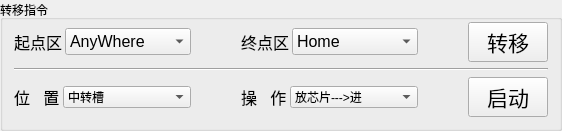
         <widget class="QGroupBox" name="groupBox_9">
          <property name="title">
           <string>转移指令</string>
          </property>
          <layout class="QVBoxLayout" name="verticalLayout_6">
           <property name="topMargin">
            <number>2</number>
           </property>
           <item>
            <layout class="QHBoxLayout" name="horizontalLayout_2" stretch="0,0,0">
             <property name="spacing">
              <number>50</number>
             </property>
             <item>
              <layout class="QHBoxLayout" name="horizontalLayout_4" stretch="0,5">
               <property name="spacing">
                <number>3</number>
               </property>
               <item>
                <widget class="QLabel" name="label_17">
                 <property name="font">
                  <font>
                   <pointsize>12</pointsize>
                  </font>
                 </property>
                 <property name="text">
                  <string>起点区</string>
                 </property>
                </widget>
               </item>
               <item>
                <widget class="QComboBox" name="comboBox_StartPos">
                 <property name="font">
                  <font>
                   <pointsize>12</pointsize>
                  </font>
                 </property>
                 <item>
                  <property name="text">
                   <string>AnyWhere</string>
                  </property>
                 </item>
                 <item>
                  <property name="text">
                   <string>Home</string>
                  </property>
                 </item>
                 <item>
                  <property name="text">
                   <string>中转槽等待区</string>
                  </property>
                 </item>
                 <item>
                  <property name="text">
                   <string>风刀口</string>
                  </property>
                 </item>
                 <item>
                  <property name="text">
                   <string>风刀口等待区</string>
                  </property>
                 </item>
                 <item>
                  <property name="text">
                   <string>涂布机等待区</string>
                  </property>
                 </item>
                 <item>
                  <property name="text">
                   <string>光机等待区</string>
                  </property>
                 </item>
                 <item>
                  <property name="text">
                   <string>沥液区</string>
                  </property>
                 </item>
                </widget>
               </item>
              </layout>
             </item>
             <item>
              <layout class="QHBoxLayout" name="horizontalLayout_3" stretch="0,5">
               <property name="spacing">
                <number>3</number>
               </property>
               <item>
                <widget class="QLabel" name="label_3">
                 <property name="font">
                  <font>
                   <pointsize>12</pointsize>
                  </font>
                 </property>
                 <property name="text">
                  <string>终点区</string>
                 </property>
                </widget>
               </item>
               <item>
                <widget class="QComboBox" name="comboBox_EndPos">
                 <property name="font">
                  <font>
                   <pointsize>12</pointsize>
                  </font>
                 </property>
                 <item>
                  <property name="text">
                   <string>Home</string>
                  </property>
                 </item>
                 <item>
                  <property name="text">
                   <string>中转槽等待区</string>
                  </property>
                 </item>
                 <item>
                  <property name="text">
                   <string>风刀口</string>
                  </property>
                 </item>
                 <item>
                  <property name="text">
                   <string>风刀口等待区</string>
                  </property>
                 </item>
                 <item>
                  <property name="text">
                   <string>涂布机等待区</string>
                  </property>
                 </item>
                 <item>
                  <property name="text">
                   <string>光机等待区</string>
                  </property>
                 </item>
                 <item>
                  <property name="text">
                   <string>沥液区</string>
                  </property>
                 </item>
                </widget>
               </item>
              </layout>
             </item>
             <item>
              <widget class="QPushButton" name="pushButton_Transfer">
               <property name="font">
                <font>
                 <pointsize>16</pointsize>
                </font>
               </property>
               <property name="text">
                <string>转移</string>
               </property>
              </widget>
             </item>
            </layout>
           </item>
           <item>
            <widget class="QFrame" name="frame_4">
             <property name="frameShape">
              <enum>QFrame::HLine</enum>
             </property>
             <property name="frameShadow">
              <enum>QFrame::Sunken</enum>
             </property>
             <property name="lineWidth">
              <number>1</number>
             </property>
            </widget>
           </item>
           <item>
            <layout class="QHBoxLayout" name="horizontalLayout_44">
             <property name="spacing">
              <number>50</number>
             </property>
             <item>
              <layout class="QHBoxLayout" name="horizontalLayout_46" stretch="0,5">
               <property name="spacing">
                <number>3</number>
               </property>
               <item>
                <widget class="QLabel" name="label_30">
                 <property name="font">
                  <font>
                   <pointsize>12</pointsize>
                  </font>
                 </property>
                 <property name="text">
                  <string>位   置</string>
                 </property>
                </widget>
               </item>
               <item>
                <widget class="QComboBox" name="comboBox_ChipPosition">
                 <item>
                  <property name="text">
                   <string>中转槽</string>
                  </property>
                 </item>
                 <item>
                  <property name="text">
                   <string>涂布机</string>
                  </property>
                 </item>
                 <item>
                  <property name="text">
                   <string>光机</string>
                  </property>
                 </item>
                </widget>
               </item>
              </layout>
             </item>
             <item>
              <layout class="QHBoxLayout" name="horizontalLayout_45" stretch="0,5">
               <property name="spacing">
                <number>3</number>
               </property>
               <item>
                <widget class="QLabel" name="label_31">
                 <property name="font">
                  <font>
                   <pointsize>12</pointsize>
                  </font>
                 </property>
                 <property name="text">
                  <string>操   作</string>
                 </property>
                </widget>
               </item>
               <item>
                <widget class="QComboBox" name="comboBox_OptChips">
                 <item>
                  <property name="text">
                   <string>放芯片---&gt;进</string>
                  </property>
                 </item>
                 <item>
                  <property name="text">
                   <string>放芯片---&gt;出</string>
                  </property>
                 </item>
                 <item>
                  <property name="text">
                   <string>取芯片---&gt;进</string>
                  </property>
                 </item>
                 <item>
                  <property name="text">
                   <string>取芯片---&gt;出</string>
                  </property>
                 </item>
                 <item>
                  <property name="text">
                   <string>沥液&lt;===&gt;开始</string>
                  </property>
                 </item>
                 <item>
                  <property name="text">
                   <string>沥液&lt;===&gt;结束</string>
                  </property>
                 </item>
                </widget>
               </item>
              </layout>
             </item>
             <item>
              <widget class="QPushButton" name="pushButton_StartOptChip">
               <property name="font">
                <font>
                 <pointsize>16</pointsize>
                </font>
               </property>
               <property name="text">
                <string>启动</string>
               </property>
              </widget>
             </item>
            </layout>
           </item>
          </layout>
         </widget>
